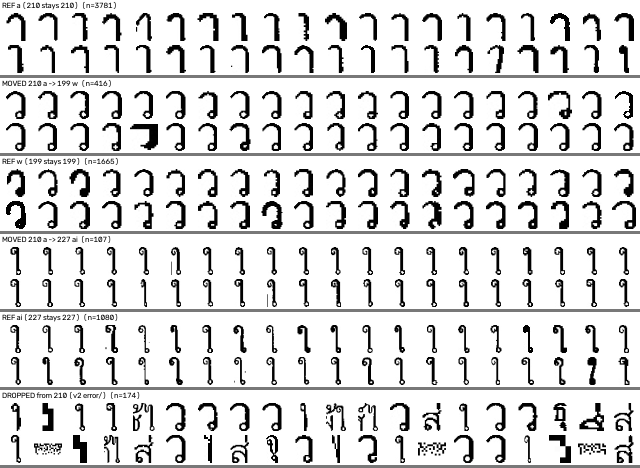
#> input picture reports/analysis/datav2_montage_a_w.png, 1280 x 936 px (shown at 1/2 size)
$ python -i external.py   (imports and definitions only)
#> lines starting #> are read from the running program, lines starting #| are printed output that depends on the picture; after the words box and inside, x2 and y2 are one past the last pixel; in counts of white or black regions, pixels touching at a corner belong together
### src/thaichar/classes.py
"""Thai character class definitions and utilities for the 72-class TIS-620 corpus."""

import unicodedata

# Hard-coded 72 TIS-620 byte codes, sorted ascending
CLASS_CODES: list[int] = [
    161, 162, 163, 164, 167, 168, 169, 170, 171, 173,
    175, 176, 177, 178, 179, 180, 181, 182, 183, 184,
    185, 186, 187, 188, 189, 190, 191, 192, 193, 194,
    195, 196, 197, 199, 200, 201, 202, 203, 204, 205,
    206, 207, 209, 210, 212, 213, 214, 215, 216, 217,
    224, 225, 226, 227, 228, 229, 230, 231, 232, 233,
    234, 236, 240, 241, 242, 243, 244, 245, 246, 247,
    248, 249,
]

# Build lookup structures
_code_to_index: dict[int, int] = {c: i for i, c in enumerate(CLASS_CODES)}


def code_to_char(code: int) -> str:
    """Convert a TIS-620 byte code to its Thai Unicode character."""
    return chr(0x0E00 + code - 0xA0)


def char_to_code(ch: str) -> int:
    """Convert a Thai character to its TIS-620 byte code."""
    return ord(ch) - 0x0E00 + 0xA0


def code_to_index(code: int) -> int:
    """Return the 0-based class index (0..71) for a TIS-620 code."""
    return _code_to_index[code]


def index_to_code(i: int) -> int:
    """Return the TIS-620 code for a 0-based class index."""
    return CLASS_CODES[i]


# List of Thai characters corresponding to CLASS_CODES
CLASS_CHARS: list[str] = [code_to_char(c) for c in CLASS_CODES]


# [16 lines left out: function category, not called in this run]


def unicode_name(code: int) -> str:
    """Return the Unicode character name for a TIS-620 code."""
    return unicodedata.name(code_to_char(code))

### src/thaichar/external.py
"""External public Thai character dataset fetching, mapping, and caching."""

from __future__ import annotations

import io
import json
import logging
import os
import re
import tarfile
import zipfile
from multiprocessing import Pool
from pathlib import Path
from typing import Any, Callable, Sequence

import cv2
import numpy as np
import pandas as pd
import requests
from bs4 import BeautifulSoup
from PIL import Image

from thaichar.classes import (
    CLASS_CODES,
    _code_to_index,
    category,
    char_to_code,
    code_to_char,
    code_to_index,
    unicode_name,
)

logger = logging.getLogger(__name__)

# Explicit mapping from consonant/vowel/mark/digit names, transliterations,
# and aliases to their Unicode Thai characters.
NAME_TO_CHAR: dict[str, str] = {
    # 44 Consonants
    "ko kai": "ก",
    "kho khai": "ข",
    "khor khai": "ข",
    "kho khuat": "ฃ",
    "kho khwai": "ค",
    "kho khon": "ฅ",
    "kho rakhang": "ฆ",
    "ngo ngu": "ง",
    "cho chan": "จ",
    "cho ching": "ฉ",
    "cho chang": "ช",
    "so so": "ซ",
    "cho choe": "ฌ",
    "yo ying": "ญ",
    "do chada": "ฎ",
    "to patak": "ฏ",
    "tho than": "ฐ",
    "tho nangmontho": "ฑ",
    "tho nang montho": "ฑ",
    "tho phuthao": "ฒ",
    "tho phu thao": "ฒ",
    "no nen": "ณ",
    "do dek": "ด",
    "to tao": "ต",
    "tho thung": "ถ",
    "tho thahan": "ท",
    "tho thong": "ธ",
    "no nu": "น",
    "bo baimai": "บ",
    "bo bai mai": "บ",
    "po pla": "ป",
    "pho phung": "ผ",
    "fo fa": "ฝ",
    "pho phan": "พ",
    "fo fan": "ฟ",
    "pho samphao": "ภ",
    "pho sam phao": "ภ",
    "mo ma": "ม",
    "yo yak": "ย",
    "ro rua": "ร",
    "ru": "ฤ",
    "lo ling": "ล",
    "lu": "ฦ",
    "wo waen": "ว",
    "so sala": "ศ",
    "so rusi": "ษ",
    "so ru si": "ษ",
    "so sua": "ส",
    "ho hip": "ห",
    "lo chula": "ฬ",
    "o ang": "อ",
    "ho nokhuk": "ฮ",
    "ho nok huk": "ฮ",
    # Marks / Vowels
    "paiyannoi": "ฯ",
    "paiyan noi": "ฯ",
    "sara a": "ะ",
    "mai han": "ั",
    "mai han-akat": "ั",
    "mai han akat": "ั",
    "sara aa": "า",
    "sara am": "ำ",
    "sara i": "ิ",
    "sara ii": "ี",
    "sara ue": "ึ",
    "sara uee": "ื",
    "sara u": "ุ",
    "sara uu": "ู",
    "sara e": "เ",
    "sara ae": "แ",
    "sara o": "โ",
    "sara ai maimuan": "ใ",
    "sara ai mai muan": "ใ",
    "sara ai maimalai": "ไ",
    "sara ai mai malai": "ไ",
    "lakkhangyao": "ๅ",
    "lak khang yao": "ๅ",
    "maiyamok": "ๆ",
    "mai yamok": "ๆ",
    "maitaikhu": "็",
    "mai tai khu": "็",
    "mai ek": "่",
    "mai tho": "้",
    "mai tri": "๊",
    "mai chattawa": "๋",
    "thanthakhat": "์",
    "karan": "์",
    "nikhahit": "ํ",
    "phinthu": "ฺ",
    "baht": "฿",
    "baht sign": "฿",
    # Digits
    "thai digit zero": "๐",
    "thai digit one": "๑",
    "thai digit two": "๒",
    "thai digit three": "๓",
    "thai digit four": "๔",
    "thai digit five": "๕",
    "thai digit six": "๖",
    "thai digit seven": "๗",
    "thai digit eight": "๘",
    "thai digit nine": "๙",
    "0": "๐",
    "1": "๑",
    "2": "๒",
    "3": "๓",
    "4": "๔",
    "5": "๕",
    "6": "๖",
    "7": "๗",
    "8": "๘",
    "9": "๙",
    "zero": "๐",
    "one": "๑",
    "two": "๒",
    "three": "๓",
    "four": "๔",
    "five": "๕",
    "six": "๖",
    "seven": "๗",
    "eight": "๘",
    "nine": "๙",
}

# Normalised lookup dict
_NORM_NAME_TO_CHAR: dict[str, str] = {}


# [8 lines left out: function _normalize_name, not called in this run]


# [2 lines not run here, left out]


# [43 lines left out: functions print_transliteration_mapping, map_char_to_class, not called in this run]


def binarize_for_cache(img: Image.Image | np.ndarray | str | Path) -> np.ndarray:
    """Binarize and tight-crop an image for glyph caching.

    Pipeline:
      1. Load / convert to grayscale uint8.
      2. Otsu thresholding -> {0, 255}.
      3. Ensure ink is dark (0) on white (255) background (check mean; invert if needed).
      4. Crop to ink bounding box with 0 margin.
      5. Reject image if ink fraction < 1% or > 90%.

    Returns
    -------
    np.ndarray
        Cropped uint8 array with values in {0, 255}.

    Raises
    ------
    ValueError
        If no ink pixels found or ink fraction is outside [0.01, 0.90].
    """
    if isinstance(img, (str, Path)):
        pil_img = Image.open(str(img)).convert("L")
#> pil_img is the input picture: PIL image 1280x936 L; min 0, max 255, mean 218.6
        gray = np.asarray(pil_img, dtype=np.uint8)
    elif isinstance(img, Image.Image):
        gray = np.asarray(img.convert("L"), dtype=np.uint8)
    elif isinstance(img, np.ndarray):
        if img.ndim == 3:
            gray = cv2.cvtColor(img, cv2.COLOR_RGB2GRAY)
        elif img.ndim == 2:
            gray = img.astype(np.uint8)
        else:
            raise ValueError(f"Unsupported numpy array ndim: {img.ndim}")
    else:
        raise TypeError(f"Unsupported image type: {type(img)}")

    # Otsu thresholding
    _, thresh = cv2.threshold(gray, 0, 255, cv2.THRESH_BINARY | cv2.THRESH_OTSU)
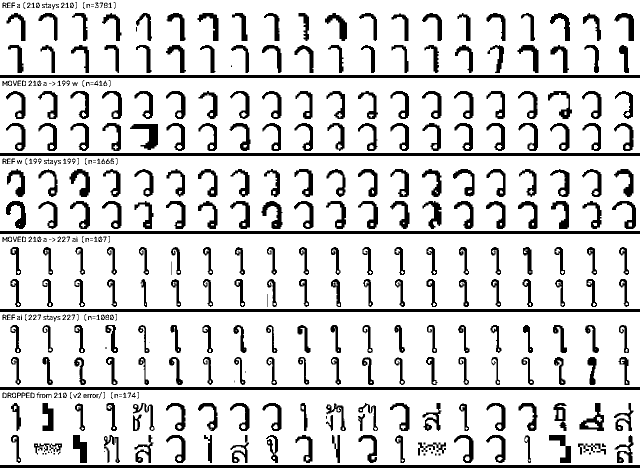
#> thresh: shape (936, 1280) (shown at 1/2 size); 83.6% white; 428 black regions (56 under 20 px), largest, box (x1, y1, x2, y2) and area: (0, 150, 1280, 156) 7680, (0, 306, 1280, 312) 7680, (0, 462, 1280, 468) 7680

    # Ensure ink is dark (0) on white (255) background
    if thresh.mean() < 127.5:
        thresh = 255 - thresh

    # Crop to ink bounding box with 0 margin
    ink_mask = (thresh == 0)
    rows = np.where(ink_mask.any(axis=1))[0]
#> rows = 795 values from 4 to 935
    cols = np.where(ink_mask.any(axis=0))[0]
#> cols = 1280 values from 0 to 1279

    if len(rows) == 0 or len(cols) == 0:
        raise ValueError("No ink pixels found in image")

    r_min, r_max = int(rows[0]), int(rows[-1])
#> r_min = 4; r_max = 935
    c_min, c_max = int(cols[0]), int(cols[-1])
#> c_min = 0; c_max = 1279

    cropped = thresh[r_min : r_max + 1, c_min : c_max + 1]
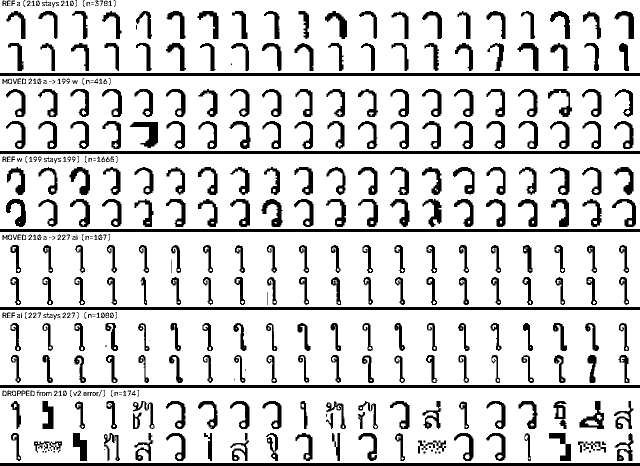
#> cropped: shape (932, 1280) (shown at 1/2 size); 83.6% white; 428 black regions (56 under 20 px), largest, box (x1, y1, x2, y2) and area: (0, 146, 1280, 152) 7680, (0, 302, 1280, 308) 7680, (0, 458, 1280, 464) 7680

    # Check ink fraction on cropped glyph
    ink_frac = float(np.mean(cropped == 0))
#> ink_frac = 0.164
    if ink_frac < 0.01 or ink_frac > 0.90:
        raise ValueError(f"Ink fraction {ink_frac:.4f} outside [0.01, 0.90]")

    return cropped


# [341 lines left out: functions _download_file, fetch_alice, fetch_burapha, fetch_kvis, _process_one_external, build_external_cache, not called in this run]

>>> result = binarize_for_cache('../../reports/analysis/datav2_montage_a_w.png')
